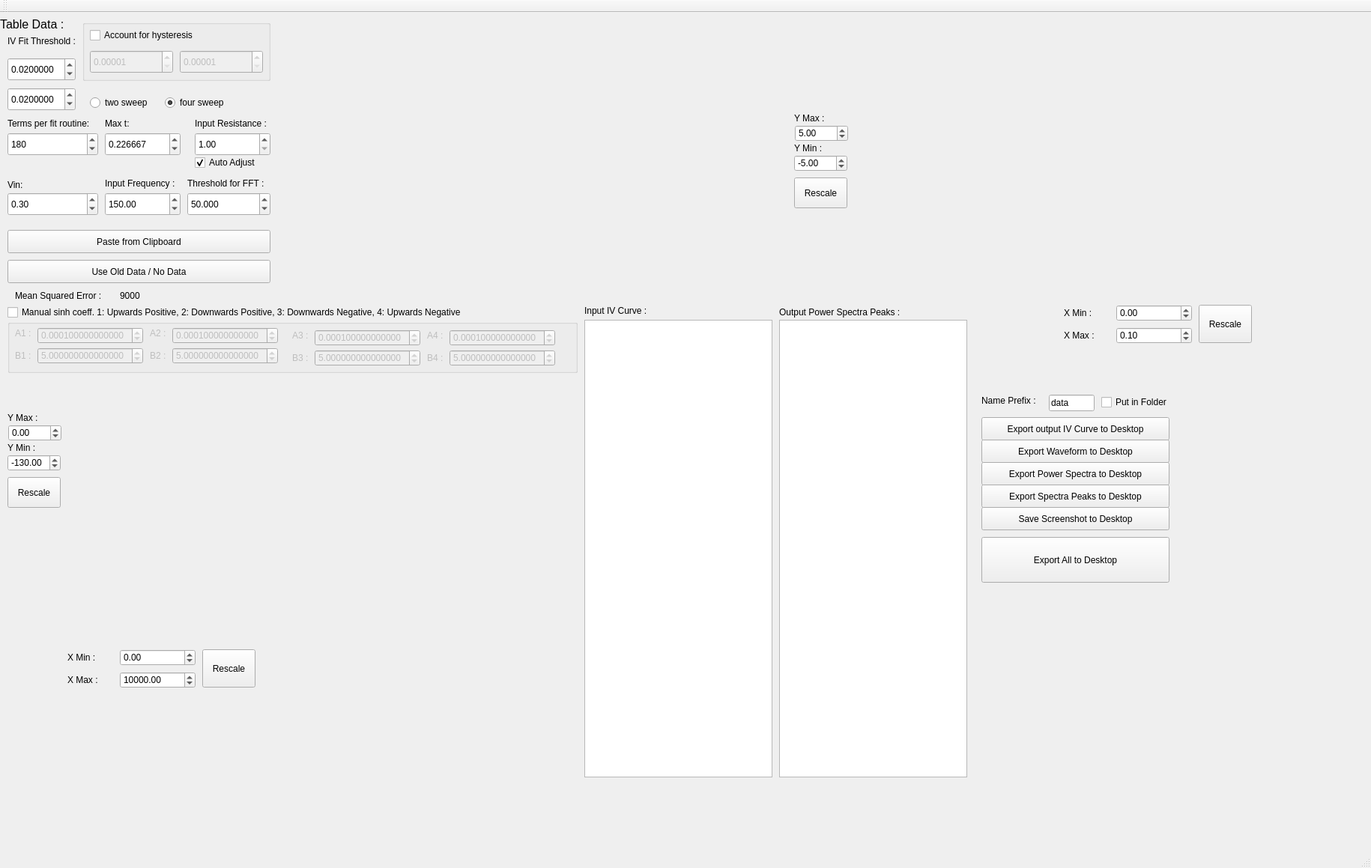
<?xml version="1.0" encoding="UTF-8"?>
<ui version="4.0">
 <class>MainWindow</class>
 <widget class="QMainWindow" name="MainWindow">
  <property name="geometry">
   <rect>
    <x>0</x>
    <y>0</y>
    <width>1830</width>
    <height>1159</height>
   </rect>
  </property>
  <property name="windowTitle">
   <string>MainWindow</string>
  </property>
  <widget class="QWidget" name="centralWidget">
   <widget class="QTableWidget" name="tableWidget">
    <property name="geometry">
     <rect>
      <x>780</x>
      <y>410</y>
      <width>251</width>
      <height>611</height>
     </rect>
    </property>
   </widget>
   <widget class="QLabel" name="label">
    <property name="geometry">
     <rect>
      <x>0</x>
      <y>0</y>
      <width>101</width>
      <height>31</height>
     </rect>
    </property>
    <property name="font">
     <font>
      <pointsize>12</pointsize>
     </font>
    </property>
    <property name="text">
     <string>Table Data :</string>
    </property>
   </widget>
   <widget class="QPushButton" name="pushButton">
    <property name="geometry">
     <rect>
      <x>10</x>
      <y>290</y>
      <width>351</width>
      <height>31</height>
     </rect>
    </property>
    <property name="text">
     <string>Paste from Clipboard</string>
    </property>
   </widget>
   <widget class="QwtPlot" name="qwtPlot_2">
    <property name="geometry">
     <rect>
      <x>1140</x>
      <y>10</y>
      <width>681</width>
      <height>371</height>
     </rect>
    </property>
   </widget>
   <widget class="QDoubleSpinBox" name="R1_box">
    <property name="geometry">
     <rect>
      <x>260</x>
      <y>160</y>
      <width>101</width>
      <height>31</height>
     </rect>
    </property>
    <property name="toolTip">
     <string>Controls value of resistor in series with the opamp.</string>
    </property>
    <property name="minimum">
     <double>1.000000000000000</double>
    </property>
    <property name="maximum">
     <double>1000000000.000000000000000</double>
    </property>
    <property name="singleStep">
     <double>1000.000000000000000</double>
    </property>
    <property name="value">
     <double>1.000000000000000</double>
    </property>
   </widget>
   <widget class="QLabel" name="label_5">
    <property name="geometry">
     <rect>
      <x>260</x>
      <y>140</y>
      <width>111</width>
      <height>16</height>
     </rect>
    </property>
    <property name="toolTip">
     <string>Controls value of resistor in series with the opamp.</string>
    </property>
    <property name="text">
     <string>Input Resistance : </string>
    </property>
   </widget>
   <widget class="QLabel" name="label_6">
    <property name="geometry">
     <rect>
      <x>10</x>
      <y>30</y>
      <width>91</width>
      <height>16</height>
     </rect>
    </property>
    <property name="toolTip">
     <string>Controls range to model IV curve using change in error.</string>
    </property>
    <property name="text">
     <string>IV Fit Threshold :</string>
    </property>
   </widget>
   <widget class="QwtPlot" name="qwtPlot_3">
    <property name="geometry">
     <rect>
      <x>90</x>
      <y>500</y>
      <width>681</width>
      <height>341</height>
     </rect>
    </property>
    <property name="autoReplot" stdset="0">
     <bool>true</bool>
    </property>
   </widget>
   <widget class="QLabel" name="label_10">
    <property name="geometry">
     <rect>
      <x>140</x>
      <y>220</y>
      <width>111</width>
      <height>16</height>
     </rect>
    </property>
    <property name="toolTip">
     <string>Changes the frequency of the input waveform</string>
    </property>
    <property name="text">
     <string>Input Frequency : </string>
    </property>
   </widget>
   <widget class="QDoubleSpinBox" name="inputFreqBox">
    <property name="geometry">
     <rect>
      <x>140</x>
      <y>240</y>
      <width>101</width>
      <height>31</height>
     </rect>
    </property>
    <property name="toolTip">
     <string>Changes the frequency of the input waveform</string>
    </property>
    <property name="maximum">
     <double>10000.000000000000000</double>
    </property>
    <property name="singleStep">
     <double>50.000000000000000</double>
    </property>
    <property name="value">
     <double>150.000000000000000</double>
    </property>
   </widget>
   <widget class="QDoubleSpinBox" name="VinBox">
    <property name="geometry">
     <rect>
      <x>10</x>
      <y>240</y>
      <width>121</width>
      <height>31</height>
     </rect>
    </property>
    <property name="toolTip">
     <string>Controls the input voltage of the signal (not the opamp)</string>
    </property>
    <property name="minimum">
     <double>0.100000000000000</double>
    </property>
    <property name="maximum">
     <double>10.000000000000000</double>
    </property>
    <property name="singleStep">
     <double>0.500000000000000</double>
    </property>
    <property name="value">
     <double>0.300000000000000</double>
    </property>
   </widget>
   <widget class="QLabel" name="label_12">
    <property name="geometry">
     <rect>
      <x>10</x>
      <y>220</y>
      <width>61</width>
      <height>20</height>
     </rect>
    </property>
    <property name="toolTip">
     <string>Controls the input voltage of the signal (not the opamp)</string>
    </property>
    <property name="text">
     <string>Vin:</string>
    </property>
   </widget>
   <widget class="QLabel" name="label_16">
    <property name="geometry">
     <rect>
      <x>250</x>
      <y>220</y>
      <width>111</width>
      <height>16</height>
     </rect>
    </property>
    <property name="toolTip">
     <string>Controls the number of points detected as peaks based on error threshold.</string>
    </property>
    <property name="text">
     <string>Threshold for FFT :</string>
    </property>
   </widget>
   <widget class="QDoubleSpinBox" name="fftThresholdBox">
    <property name="geometry">
     <rect>
      <x>250</x>
      <y>240</y>
      <width>111</width>
      <height>31</height>
     </rect>
    </property>
    <property name="toolTip">
     <string>Controls the number of points detected as peaks based on error threshold.</string>
    </property>
    <property name="decimals">
     <number>3</number>
    </property>
    <property name="minimum">
     <double>0.000000000000000</double>
    </property>
    <property name="maximum">
     <double>1000.000000000000000</double>
    </property>
    <property name="singleStep">
     <double>0.500000000000000</double>
    </property>
    <property name="value">
     <double>50.000000000000000</double>
    </property>
   </widget>
   <widget class="QLabel" name="label_18">
    <property name="geometry">
     <rect>
      <x>140</x>
      <y>140</y>
      <width>53</width>
      <height>16</height>
     </rect>
    </property>
    <property name="toolTip">
     <string>Changes the range of the waveform view (and updates to account for windowing)</string>
    </property>
    <property name="text">
     <string>Max t:</string>
    </property>
   </widget>
   <widget class="QDoubleSpinBox" name="maxTimeBox">
    <property name="geometry">
     <rect>
      <x>140</x>
      <y>160</y>
      <width>101</width>
      <height>31</height>
     </rect>
    </property>
    <property name="toolTip">
     <string>Changes the range of the waveform view (and updates to account for windowing)</string>
    </property>
    <property name="decimals">
     <number>6</number>
    </property>
    <property name="singleStep">
     <double>0.010000000000000</double>
    </property>
    <property name="value">
     <double>0.226667000000000</double>
    </property>
   </widget>
   <widget class="QTableWidget" name="finderTable">
    <property name="geometry">
     <rect>
      <x>1040</x>
      <y>410</y>
      <width>251</width>
      <height>611</height>
     </rect>
    </property>
   </widget>
   <widget class="QwtPlot" name="IVPlot">
    <property name="geometry">
     <rect>
      <x>370</x>
      <y>10</y>
      <width>681</width>
      <height>371</height>
     </rect>
    </property>
    <property name="autoReplot" stdset="0">
     <bool>false</bool>
    </property>
   </widget>
   <widget class="QDoubleSpinBox" name="threshold_box_up_positive">
    <property name="geometry">
     <rect>
      <x>10</x>
      <y>60</y>
      <width>91</width>
      <height>31</height>
     </rect>
    </property>
    <property name="toolTip">
     <string>Controls range to model IV curve using change in error.</string>
    </property>
    <property name="decimals">
     <number>7</number>
    </property>
    <property name="minimum">
     <double>0.000001000000000</double>
    </property>
    <property name="maximum">
     <double>50.000000000000000</double>
    </property>
    <property name="singleStep">
     <double>0.001000000000000</double>
    </property>
    <property name="value">
     <double>0.020000000000000</double>
    </property>
   </widget>
   <widget class="QCheckBox" name="checkBox">
    <property name="geometry">
     <rect>
      <x>120</x>
      <y>20</y>
      <width>161</width>
      <height>20</height>
     </rect>
    </property>
    <property name="text">
     <string>Account for hysteresis</string>
    </property>
   </widget>
   <widget class="QCheckBox" name="checkBox_2">
    <property name="geometry">
     <rect>
      <x>10</x>
      <y>390</y>
      <width>661</width>
      <height>20</height>
     </rect>
    </property>
    <property name="text">
     <string>Manual sinh coeff. 1: Upwards Positive, 2: Downwards Positive, 3: Downwards Negative, 4: Upwards Negative</string>
    </property>
   </widget>
   <widget class="QGroupBox" name="manualFunction_group">
    <property name="enabled">
     <bool>false</bool>
    </property>
    <property name="geometry">
     <rect>
      <x>10</x>
      <y>410</y>
      <width>761</width>
      <height>71</height>
     </rect>
    </property>
    <property name="title">
     <string/>
    </property>
    <widget class="QLabel" name="label_8">
     <property name="geometry">
      <rect>
       <x>10</x>
       <y>10</y>
       <width>53</width>
       <height>16</height>
      </rect>
     </property>
     <property name="text">
      <string>A1 :</string>
     </property>
    </widget>
    <widget class="QLabel" name="label_9">
     <property name="geometry">
      <rect>
       <x>10</x>
       <y>40</y>
       <width>53</width>
       <height>16</height>
      </rect>
     </property>
     <property name="text">
      <string>B1 :</string>
     </property>
    </widget>
    <widget class="QDoubleSpinBox" name="A1_box">
     <property name="geometry">
      <rect>
       <x>40</x>
       <y>10</y>
       <width>141</width>
       <height>22</height>
      </rect>
     </property>
     <property name="decimals">
      <number>15</number>
     </property>
     <property name="minimum">
      <double>-999999999.000000000000000</double>
     </property>
     <property name="maximum">
      <double>999999999.000000000000000</double>
     </property>
     <property name="singleStep">
      <double>0.000100000000000</double>
     </property>
     <property name="value">
      <double>0.000100000000000</double>
     </property>
    </widget>
    <widget class="QDoubleSpinBox" name="B1_box">
     <property name="geometry">
      <rect>
       <x>40</x>
       <y>37</y>
       <width>141</width>
       <height>22</height>
      </rect>
     </property>
     <property name="decimals">
      <number>15</number>
     </property>
     <property name="minimum">
      <double>-999999999.000000000000000</double>
     </property>
     <property name="maximum">
      <double>999999999.000000000000000</double>
     </property>
     <property name="value">
      <double>5.000000000000000</double>
     </property>
    </widget>
    <widget class="QDoubleSpinBox" name="B2_box">
     <property name="geometry">
      <rect>
       <x>220</x>
       <y>37</y>
       <width>141</width>
       <height>22</height>
      </rect>
     </property>
     <property name="decimals">
      <number>15</number>
     </property>
     <property name="minimum">
      <double>-999999999.000000000000000</double>
     </property>
     <property name="maximum">
      <double>999999999.000000000000000</double>
     </property>
     <property name="value">
      <double>5.000000000000000</double>
     </property>
    </widget>
    <widget class="QLabel" name="label_11">
     <property name="geometry">
      <rect>
       <x>190</x>
       <y>10</y>
       <width>31</width>
       <height>16</height>
      </rect>
     </property>
     <property name="text">
      <string>A2 :</string>
     </property>
    </widget>
    <widget class="QLabel" name="label_13">
     <property name="geometry">
      <rect>
       <x>190</x>
       <y>40</y>
       <width>31</width>
       <height>16</height>
      </rect>
     </property>
     <property name="text">
      <string>B2 :</string>
     </property>
    </widget>
    <widget class="QDoubleSpinBox" name="A2_box">
     <property name="geometry">
      <rect>
       <x>220</x>
       <y>10</y>
       <width>141</width>
       <height>22</height>
      </rect>
     </property>
     <property name="decimals">
      <number>15</number>
     </property>
     <property name="minimum">
      <double>-999999999.000000000000000</double>
     </property>
     <property name="maximum">
      <double>999999999.000000000000000</double>
     </property>
     <property name="singleStep">
      <double>0.000100000000000</double>
     </property>
     <property name="value">
      <double>0.000100000000000</double>
     </property>
    </widget>
    <widget class="QLabel" name="label_14">
     <property name="geometry">
      <rect>
       <x>380</x>
       <y>43</y>
       <width>31</width>
       <height>16</height>
      </rect>
     </property>
     <property name="text">
      <string>B3 :</string>
     </property>
    </widget>
    <widget class="QDoubleSpinBox" name="A3_box">
     <property name="geometry">
      <rect>
       <x>410</x>
       <y>13</y>
       <width>141</width>
       <height>22</height>
      </rect>
     </property>
     <property name="decimals">
      <number>15</number>
     </property>
     <property name="minimum">
      <double>-999999999.000000000000000</double>
     </property>
     <property name="maximum">
      <double>999999999.000000000000000</double>
     </property>
     <property name="singleStep">
      <double>0.000100000000000</double>
     </property>
     <property name="value">
      <double>0.000100000000000</double>
     </property>
    </widget>
    <widget class="QLabel" name="label_15">
     <property name="geometry">
      <rect>
       <x>380</x>
       <y>13</y>
       <width>31</width>
       <height>16</height>
      </rect>
     </property>
     <property name="text">
      <string>A3 :</string>
     </property>
    </widget>
    <widget class="QDoubleSpinBox" name="B3_box">
     <property name="geometry">
      <rect>
       <x>410</x>
       <y>40</y>
       <width>141</width>
       <height>22</height>
      </rect>
     </property>
     <property name="decimals">
      <number>15</number>
     </property>
     <property name="minimum">
      <double>-999999999.000000000000000</double>
     </property>
     <property name="maximum">
      <double>999999999.000000000000000</double>
     </property>
     <property name="value">
      <double>5.000000000000000</double>
     </property>
    </widget>
    <widget class="QLabel" name="label_17">
     <property name="geometry">
      <rect>
       <x>560</x>
       <y>43</y>
       <width>31</width>
       <height>16</height>
      </rect>
     </property>
     <property name="text">
      <string>B4 :</string>
     </property>
    </widget>
    <widget class="QDoubleSpinBox" name="B4_box">
     <property name="geometry">
      <rect>
       <x>590</x>
       <y>40</y>
       <width>141</width>
       <height>22</height>
      </rect>
     </property>
     <property name="decimals">
      <number>15</number>
     </property>
     <property name="minimum">
      <double>-999999999.000000000000000</double>
     </property>
     <property name="maximum">
      <double>999999999.000000000000000</double>
     </property>
     <property name="singleStep">
      <double>1.000000000000000</double>
     </property>
     <property name="value">
      <double>5.000000000000000</double>
     </property>
    </widget>
    <widget class="QLabel" name="label_19">
     <property name="geometry">
      <rect>
       <x>560</x>
       <y>13</y>
       <width>31</width>
       <height>16</height>
      </rect>
     </property>
     <property name="text">
      <string>A4 :</string>
     </property>
    </widget>
    <widget class="QDoubleSpinBox" name="A4_box">
     <property name="geometry">
      <rect>
       <x>590</x>
       <y>13</y>
       <width>141</width>
       <height>22</height>
      </rect>
     </property>
     <property name="decimals">
      <number>15</number>
     </property>
     <property name="minimum">
      <double>-999999999.000000000000000</double>
     </property>
     <property name="maximum">
      <double>999999999.000000000000000</double>
     </property>
     <property name="singleStep">
      <double>0.000100000000000</double>
     </property>
     <property name="value">
      <double>0.000100000000000</double>
     </property>
    </widget>
    <widget class="QLabel" name="label_28">
     <property name="geometry">
      <rect>
       <x>-140</x>
       <y>440</y>
       <width>53</width>
       <height>16</height>
      </rect>
     </property>
     <property name="text">
      <string>TextLabel</string>
     </property>
    </widget>
   </widget>
   <widget class="QGroupBox" name="hysteresis_group">
    <property name="enabled">
     <bool>false</bool>
    </property>
    <property name="geometry">
     <rect>
      <x>110</x>
      <y>10</y>
      <width>251</width>
      <height>81</height>
     </rect>
    </property>
    <property name="title">
     <string/>
    </property>
    <widget class="QDoubleSpinBox" name="threshold_box_down_positive">
     <property name="geometry">
      <rect>
       <x>130</x>
       <y>40</y>
       <width>111</width>
       <height>31</height>
      </rect>
     </property>
     <property name="toolTip">
      <string>Controls range to model IV curve using change in error.</string>
     </property>
     <property name="decimals">
      <number>5</number>
     </property>
     <property name="minimum">
      <double>0.000010000000000</double>
     </property>
     <property name="maximum">
      <double>20.000000000000000</double>
     </property>
     <property name="singleStep">
      <double>0.100000000000000</double>
     </property>
    </widget>
    <widget class="QDoubleSpinBox" name="threshold_box_up_negative">
     <property name="geometry">
      <rect>
       <x>10</x>
       <y>40</y>
       <width>111</width>
       <height>31</height>
      </rect>
     </property>
     <property name="toolTip">
      <string>Controls range to model IV curve using change in error.</string>
     </property>
     <property name="decimals">
      <number>5</number>
     </property>
     <property name="minimum">
      <double>0.000010000000000</double>
     </property>
     <property name="maximum">
      <double>20.000000000000000</double>
     </property>
     <property name="singleStep">
      <double>0.100000000000000</double>
     </property>
    </widget>
   </widget>
   <widget class="QDoubleSpinBox" name="threshold_box_down_negative">
    <property name="geometry">
     <rect>
      <x>10</x>
      <y>100</y>
      <width>91</width>
      <height>31</height>
     </rect>
    </property>
    <property name="toolTip">
     <string>Controls range to model IV curve using change in error.</string>
    </property>
    <property name="decimals">
     <number>7</number>
    </property>
    <property name="minimum">
     <double>0.000001000000000</double>
    </property>
    <property name="maximum">
     <double>50.000000000000000</double>
    </property>
    <property name="singleStep">
     <double>0.001000000000000</double>
    </property>
    <property name="value">
     <double>0.020000000000000</double>
    </property>
   </widget>
   <widget class="QDoubleSpinBox" name="yLeftMax_plot3">
    <property name="geometry">
     <rect>
      <x>11</x>
      <y>550</y>
      <width>71</width>
      <height>22</height>
     </rect>
    </property>
    <property name="minimum">
     <double>-10000.000000000000000</double>
    </property>
    <property name="maximum">
     <double>100000.000000000000000</double>
    </property>
   </widget>
   <widget class="QDoubleSpinBox" name="yLeftMin_plot3">
    <property name="geometry">
     <rect>
      <x>10</x>
      <y>590</y>
      <width>71</width>
      <height>22</height>
     </rect>
    </property>
    <property name="minimum">
     <double>-100000.000000000000000</double>
    </property>
    <property name="maximum">
     <double>100000.000000000000000</double>
    </property>
    <property name="value">
     <double>-130.000000000000000</double>
    </property>
   </widget>
   <widget class="QDoubleSpinBox" name="xBottomMax_plot3">
    <property name="geometry">
     <rect>
      <x>160</x>
      <y>880</y>
      <width>101</width>
      <height>22</height>
     </rect>
    </property>
    <property name="minimum">
     <double>-10000.000000000000000</double>
    </property>
    <property name="maximum">
     <double>100000.000000000000000</double>
    </property>
    <property name="value">
     <double>10000.000000000000000</double>
    </property>
   </widget>
   <widget class="QDoubleSpinBox" name="xBottomMin_plot3">
    <property name="geometry">
     <rect>
      <x>160</x>
      <y>850</y>
      <width>101</width>
      <height>22</height>
     </rect>
    </property>
    <property name="minimum">
     <double>-100000.000000000000000</double>
    </property>
    <property name="maximum">
     <double>100000.000000000000000</double>
    </property>
    <property name="value">
     <double>0.000000000000000</double>
    </property>
   </widget>
   <widget class="QLabel" name="label_2">
    <property name="geometry">
     <rect>
      <x>90</x>
      <y>850</y>
      <width>53</width>
      <height>21</height>
     </rect>
    </property>
    <property name="text">
     <string>X Min :</string>
    </property>
   </widget>
   <widget class="QLabel" name="label_3">
    <property name="geometry">
     <rect>
      <x>90</x>
      <y>880</y>
      <width>53</width>
      <height>21</height>
     </rect>
    </property>
    <property name="text">
     <string>X Max :</string>
    </property>
   </widget>
   <widget class="QLabel" name="label_4">
    <property name="geometry">
     <rect>
      <x>10</x>
      <y>530</y>
      <width>53</width>
      <height>21</height>
     </rect>
    </property>
    <property name="text">
     <string>Y Max :</string>
    </property>
   </widget>
   <widget class="QLabel" name="label_20">
    <property name="geometry">
     <rect>
      <x>10</x>
      <y>570</y>
      <width>53</width>
      <height>21</height>
     </rect>
    </property>
    <property name="text">
     <string>Y Min :</string>
    </property>
   </widget>
   <widget class="QLabel" name="label_21">
    <property name="geometry">
     <rect>
      <x>780</x>
      <y>390</y>
      <width>111</width>
      <height>16</height>
     </rect>
    </property>
    <property name="text">
     <string>Input IV Curve :</string>
    </property>
   </widget>
   <widget class="QLabel" name="label_22">
    <property name="geometry">
     <rect>
      <x>1040</x>
      <y>390</y>
      <width>201</width>
      <height>20</height>
     </rect>
    </property>
    <property name="text">
     <string>Output Power Spectra Peaks :</string>
    </property>
   </widget>
   <widget class="QPushButton" name="rescale_power2">
    <property name="geometry">
     <rect>
      <x>10</x>
      <y>620</y>
      <width>71</width>
      <height>41</height>
     </rect>
    </property>
    <property name="text">
     <string>Rescale</string>
    </property>
   </widget>
   <widget class="QPushButton" name="rescale_power">
    <property name="geometry">
     <rect>
      <x>270</x>
      <y>850</y>
      <width>71</width>
      <height>51</height>
     </rect>
    </property>
    <property name="text">
     <string>Rescale</string>
    </property>
   </widget>
   <widget class="QPushButton" name="exportIV">
    <property name="geometry">
     <rect>
      <x>1310</x>
      <y>540</y>
      <width>251</width>
      <height>31</height>
     </rect>
    </property>
    <property name="text">
     <string>Export output IV Curve to Desktop</string>
    </property>
   </widget>
   <widget class="QPushButton" name="exportPeaks">
    <property name="geometry">
     <rect>
      <x>1310</x>
      <y>630</y>
      <width>251</width>
      <height>31</height>
     </rect>
    </property>
    <property name="text">
     <string>Export Spectra Peaks to Desktop</string>
    </property>
   </widget>
   <widget class="QPushButton" name="exportWaveform">
    <property name="geometry">
     <rect>
      <x>1310</x>
      <y>570</y>
      <width>251</width>
      <height>31</height>
     </rect>
    </property>
    <property name="text">
     <string>Export Waveform to Desktop</string>
    </property>
   </widget>
   <widget class="QPushButton" name="exportPower">
    <property name="geometry">
     <rect>
      <x>1310</x>
      <y>600</y>
      <width>251</width>
      <height>31</height>
     </rect>
    </property>
    <property name="text">
     <string>Export Power Spectra to Desktop</string>
    </property>
   </widget>
   <widget class="QLabel" name="label_7">
    <property name="geometry">
     <rect>
      <x>1310</x>
      <y>510</y>
      <width>81</width>
      <height>16</height>
     </rect>
    </property>
    <property name="text">
     <string>Name Prefix : </string>
    </property>
   </widget>
   <widget class="QLineEdit" name="dataPrefixInput">
    <property name="geometry">
     <rect>
      <x>1400</x>
      <y>510</y>
      <width>61</width>
      <height>22</height>
     </rect>
    </property>
    <property name="text">
     <string>data</string>
    </property>
   </widget>
   <widget class="QCheckBox" name="folderCheckbox">
    <property name="geometry">
     <rect>
      <x>1470</x>
      <y>510</y>
      <width>101</width>
      <height>20</height>
     </rect>
    </property>
    <property name="text">
     <string>Put in Folder</string>
    </property>
   </widget>
   <widget class="QLabel" name="label_23">
    <property name="geometry">
     <rect>
      <x>1060</x>
      <y>130</y>
      <width>53</width>
      <height>21</height>
     </rect>
    </property>
    <property name="text">
     <string>Y Max :</string>
    </property>
   </widget>
   <widget class="QPushButton" name="rescale_waveform2">
    <property name="geometry">
     <rect>
      <x>1060</x>
      <y>220</y>
      <width>71</width>
      <height>41</height>
     </rect>
    </property>
    <property name="text">
     <string>Rescale</string>
    </property>
   </widget>
   <widget class="QDoubleSpinBox" name="yLeftMin_plot2">
    <property name="geometry">
     <rect>
      <x>1060</x>
      <y>190</y>
      <width>71</width>
      <height>22</height>
     </rect>
    </property>
    <property name="minimum">
     <double>-100000.000000000000000</double>
    </property>
    <property name="maximum">
     <double>100000.000000000000000</double>
    </property>
    <property name="value">
     <double>-5.000000000000000</double>
    </property>
   </widget>
   <widget class="QDoubleSpinBox" name="yLeftMax_plot2">
    <property name="geometry">
     <rect>
      <x>1061</x>
      <y>150</y>
      <width>71</width>
      <height>22</height>
     </rect>
    </property>
    <property name="minimum">
     <double>-10000.000000000000000</double>
    </property>
    <property name="maximum">
     <double>100000.000000000000000</double>
    </property>
    <property name="value">
     <double>5.000000000000000</double>
    </property>
   </widget>
   <widget class="QLabel" name="label_24">
    <property name="geometry">
     <rect>
      <x>1060</x>
      <y>170</y>
      <width>53</width>
      <height>21</height>
     </rect>
    </property>
    <property name="text">
     <string>Y Min :</string>
    </property>
   </widget>
   <widget class="QDoubleSpinBox" name="xBottomMin_plot2">
    <property name="geometry">
     <rect>
      <x>1490</x>
      <y>390</y>
      <width>101</width>
      <height>22</height>
     </rect>
    </property>
    <property name="minimum">
     <double>-100000.000000000000000</double>
    </property>
    <property name="maximum">
     <double>100000.000000000000000</double>
    </property>
    <property name="value">
     <double>0.000000000000000</double>
    </property>
   </widget>
   <widget class="QLabel" name="label_25">
    <property name="geometry">
     <rect>
      <x>1420</x>
      <y>390</y>
      <width>53</width>
      <height>21</height>
     </rect>
    </property>
    <property name="text">
     <string>X Min :</string>
    </property>
   </widget>
   <widget class="QPushButton" name="rescale_waveform">
    <property name="geometry">
     <rect>
      <x>1600</x>
      <y>390</y>
      <width>71</width>
      <height>51</height>
     </rect>
    </property>
    <property name="text">
     <string>Rescale</string>
    </property>
   </widget>
   <widget class="QDoubleSpinBox" name="xBottomMax_plot2">
    <property name="geometry">
     <rect>
      <x>1490</x>
      <y>420</y>
      <width>101</width>
      <height>22</height>
     </rect>
    </property>
    <property name="minimum">
     <double>-10000.000000000000000</double>
    </property>
    <property name="maximum">
     <double>100000.000000000000000</double>
    </property>
    <property name="value">
     <double>0.100000000000000</double>
    </property>
   </widget>
   <widget class="QLabel" name="label_26">
    <property name="geometry">
     <rect>
      <x>1420</x>
      <y>420</y>
      <width>53</width>
      <height>21</height>
     </rect>
    </property>
    <property name="text">
     <string>X Max :</string>
    </property>
   </widget>
   <widget class="QPushButton" name="exportSettings">
    <property name="geometry">
     <rect>
      <x>1310</x>
      <y>660</y>
      <width>251</width>
      <height>31</height>
     </rect>
    </property>
    <property name="text">
     <string>Save Screenshot to Desktop</string>
    </property>
   </widget>
   <widget class="QPushButton" name="exportAll">
    <property name="geometry">
     <rect>
      <x>1310</x>
      <y>700</y>
      <width>251</width>
      <height>61</height>
     </rect>
    </property>
    <property name="text">
     <string>Export All to Desktop</string>
    </property>
   </widget>
   <widget class="QPushButton" name="useOldData">
    <property name="geometry">
     <rect>
      <x>10</x>
      <y>330</y>
      <width>351</width>
      <height>31</height>
     </rect>
    </property>
    <property name="text">
     <string>Use Old Data / No Data</string>
    </property>
   </widget>
   <widget class="QDoubleSpinBox" name="IV_N_box">
    <property name="geometry">
     <rect>
      <x>10</x>
      <y>160</y>
      <width>121</width>
      <height>31</height>
     </rect>
    </property>
    <property name="toolTip">
     <string>Changes the range of the waveform view (and updates to account for windowing)</string>
    </property>
    <property name="decimals">
     <number>0</number>
    </property>
    <property name="minimum">
     <double>1.000000000000000</double>
    </property>
    <property name="maximum">
     <double>1000.000000000000000</double>
    </property>
    <property name="singleStep">
     <double>1.000000000000000</double>
    </property>
    <property name="value">
     <double>180.000000000000000</double>
    </property>
   </widget>
   <widget class="QLabel" name="label_27">
    <property name="geometry">
     <rect>
      <x>10</x>
      <y>140</y>
      <width>141</width>
      <height>16</height>
     </rect>
    </property>
    <property name="toolTip">
     <string>Changes the range of the waveform view (and updates to account for windowing)</string>
    </property>
    <property name="text">
     <string>Terms per fit routine:</string>
    </property>
   </widget>
   <widget class="QCheckBox" name="Rin_auto">
    <property name="geometry">
     <rect>
      <x>260</x>
      <y>190</y>
      <width>101</width>
      <height>20</height>
     </rect>
    </property>
    <property name="text">
     <string>Auto Adjust</string>
    </property>
    <property name="checked">
     <bool>true</bool>
    </property>
   </widget>
   <widget class="QRadioButton" name="two_sweep">
    <property name="geometry">
     <rect>
      <x>120</x>
      <y>110</y>
      <width>95</width>
      <height>20</height>
     </rect>
    </property>
    <property name="text">
     <string>two sweep</string>
    </property>
   </widget>
   <widget class="QRadioButton" name="four_sweep">
    <property name="geometry">
     <rect>
      <x>220</x>
      <y>110</y>
      <width>95</width>
      <height>20</height>
     </rect>
    </property>
    <property name="text">
     <string>four sweep</string>
    </property>
    <property name="checked">
     <bool>true</bool>
    </property>
   </widget>
   <widget class="QLabel" name="label_29">
    <property name="geometry">
     <rect>
      <x>20</x>
      <y>370</y>
      <width>151</width>
      <height>16</height>
     </rect>
    </property>
    <property name="text">
     <string>Mean Squared Error : </string>
    </property>
   </widget>
   <widget class="QLabel" name="squared_error_label">
    <property name="geometry">
     <rect>
      <x>160</x>
      <y>370</y>
      <width>53</width>
      <height>16</height>
     </rect>
    </property>
    <property name="text">
     <string>9000</string>
    </property>
   </widget>
   <zorder>hysteresis_group</zorder>
   <zorder>tableWidget</zorder>
   <zorder>label</zorder>
   <zorder>pushButton</zorder>
   <zorder>qwtPlot_2</zorder>
   <zorder>R1_box</zorder>
   <zorder>label_5</zorder>
   <zorder>label_6</zorder>
   <zorder>qwtPlot_3</zorder>
   <zorder>label_10</zorder>
   <zorder>inputFreqBox</zorder>
   <zorder>VinBox</zorder>
   <zorder>label_12</zorder>
   <zorder>label_16</zorder>
   <zorder>fftThresholdBox</zorder>
   <zorder>label_18</zorder>
   <zorder>maxTimeBox</zorder>
   <zorder>finderTable</zorder>
   <zorder>IVPlot</zorder>
   <zorder>threshold_box_up_positive</zorder>
   <zorder>checkBox</zorder>
   <zorder>checkBox_2</zorder>
   <zorder>manualFunction_group</zorder>
   <zorder>threshold_box_down_negative</zorder>
   <zorder>yLeftMax_plot3</zorder>
   <zorder>yLeftMin_plot3</zorder>
   <zorder>xBottomMax_plot3</zorder>
   <zorder>xBottomMin_plot3</zorder>
   <zorder>label_2</zorder>
   <zorder>label_3</zorder>
   <zorder>label_4</zorder>
   <zorder>label_20</zorder>
   <zorder>label_21</zorder>
   <zorder>label_22</zorder>
   <zorder>rescale_power2</zorder>
   <zorder>rescale_power</zorder>
   <zorder>exportIV</zorder>
   <zorder>exportPeaks</zorder>
   <zorder>exportWaveform</zorder>
   <zorder>exportPower</zorder>
   <zorder>label_7</zorder>
   <zorder>dataPrefixInput</zorder>
   <zorder>folderCheckbox</zorder>
   <zorder>label_23</zorder>
   <zorder>rescale_waveform2</zorder>
   <zorder>yLeftMin_plot2</zorder>
   <zorder>yLeftMax_plot2</zorder>
   <zorder>label_24</zorder>
   <zorder>xBottomMin_plot2</zorder>
   <zorder>label_25</zorder>
   <zorder>rescale_waveform</zorder>
   <zorder>xBottomMax_plot2</zorder>
   <zorder>label_26</zorder>
   <zorder>exportSettings</zorder>
   <zorder>exportAll</zorder>
   <zorder>useOldData</zorder>
   <zorder>IV_N_box</zorder>
   <zorder>label_27</zorder>
   <zorder>Rin_auto</zorder>
   <zorder>two_sweep</zorder>
   <zorder>four_sweep</zorder>
   <zorder>label_29</zorder>
   <zorder>squared_error_label</zorder>
  </widget>
  <widget class="QMenuBar" name="menuBar">
   <property name="geometry">
    <rect>
     <x>0</x>
     <y>0</y>
     <width>1830</width>
     <height>26</height>
    </rect>
   </property>
  </widget>
  <widget class="QToolBar" name="mainToolBar">
   <attribute name="toolBarArea">
    <enum>TopToolBarArea</enum>
   </attribute>
   <attribute name="toolBarBreak">
    <bool>false</bool>
   </attribute>
  </widget>
  <widget class="QStatusBar" name="statusBar"/>
 </widget>
 <layoutdefault spacing="6" margin="11"/>
 <customwidgets>
  <customwidget>
   <class>QwtPlot</class>
   <extends>QFrame</extends>
   <header>qwt_plot.h</header>
   <container>1</container>
  </customwidget>
 </customwidgets>
 <resources/>
 <connections/>
</ui>
